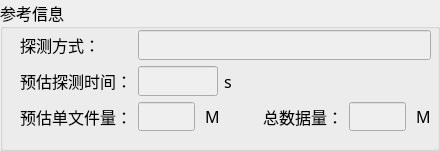
     <widget class="QGroupBox" name="groupBox_7">
      <property name="minimumSize">
       <size>
        <width>0</width>
        <height>151</height>
       </size>
      </property>
      <property name="font">
       <font>
        <family>微软雅黑</family>
        <pointsize>12</pointsize>
       </font>
      </property>
      <property name="title">
       <string>参考信息</string>
      </property>
      <widget class="QLabel" name="label_22">
       <property name="geometry">
        <rect>
         <x>200</x>
         <y>70</y>
         <width>21</width>
         <height>21</height>
        </rect>
       </property>
       <property name="text">
        <string> s</string>
       </property>
      </widget>
      <widget class="QWidget" name="layoutWidget">
       <property name="geometry">
        <rect>
         <x>20</x>
         <y>30</y>
         <width>411</width>
         <height>101</height>
        </rect>
       </property>
       <layout class="QVBoxLayout" name="verticalLayout_2">
        <item>
         <layout class="QHBoxLayout" name="horizontalLayout_2">
          <item>
           <widget class="QLabel" name="label_40">
            <property name="sizePolicy">
             <sizepolicy hsizetype="Minimum" vsizetype="Preferred">
              <horstretch>0</horstretch>
              <verstretch>0</verstretch>
             </sizepolicy>
            </property>
            <property name="minimumSize">
             <size>
              <width>112</width>
              <height>0</height>
             </size>
            </property>
            <property name="font">
             <font>
              <family>微软雅黑</family>
              <pointsize>12</pointsize>
              <weight>50</weight>
              <bold>false</bold>
             </font>
            </property>
            <property name="text">
             <string>探测方式：</string>
            </property>
           </widget>
          </item>
          <item>
           <widget class="QLineEdit" name="lineEdit_detectDir">
            <property name="enabled">
             <bool>false</bool>
            </property>
            <property name="focusPolicy">
             <enum>Qt::StrongFocus</enum>
            </property>
            <property name="contextMenuPolicy">
             <enum>Qt::DefaultContextMenu</enum>
            </property>
            <property name="text">
             <string/>
            </property>
            <property name="frame">
             <bool>true</bool>
            </property>
           </widget>
          </item>
         </layout>
        </item>
        <item>
         <layout class="QHBoxLayout" name="horizontalLayout_3">
          <item>
           <widget class="QLabel" name="label_41">
            <property name="sizePolicy">
             <sizepolicy hsizetype="Minimum" vsizetype="Preferred">
              <horstretch>0</horstretch>
              <verstretch>0</verstretch>
             </sizepolicy>
            </property>
            <property name="minimumSize">
             <size>
              <width>112</width>
              <height>0</height>
             </size>
            </property>
            <property name="font">
             <font>
              <family>微软雅黑</family>
              <pointsize>12</pointsize>
              <weight>50</weight>
              <bold>false</bold>
             </font>
            </property>
            <property name="text">
             <string>预估探测时间：</string>
            </property>
           </widget>
          </item>
          <item>
           <widget class="QLineEdit" name="lineEdit_totalTime">
            <property name="enabled">
             <bool>false</bool>
            </property>
            <property name="maximumSize">
             <size>
              <width>80</width>
              <height>16777215</height>
             </size>
            </property>
            <property name="text">
             <string/>
            </property>
           </widget>
          </item>
          <item>
           <widget class="QLabel" name="label_8">
            <property name="sizePolicy">
             <sizepolicy hsizetype="Maximum" vsizetype="Preferred">
              <horstretch>0</horstretch>
              <verstretch>0</verstretch>
             </sizepolicy>
            </property>
            <property name="text">
             <string>s</string>
            </property>
           </widget>
          </item>
          <item>
           <spacer name="horizontalSpacer_3">
            <property name="orientation">
             <enum>Qt::Horizontal</enum>
            </property>
            <property name="sizeHint" stdset="0">
             <size>
              <width>40</width>
              <height>20</height>
             </size>
            </property>
           </spacer>
          </item>
         </layout>
        </item>
        <item>
         <layout class="QHBoxLayout" name="horizontalLayout_4">
          <item>
           <widget class="QLabel" name="label_42">
            <property name="sizePolicy">
             <sizepolicy hsizetype="Minimum" vsizetype="Preferred">
              <horstretch>0</horstretch>
              <verstretch>0</verstretch>
             </sizepolicy>
            </property>
            <property name="minimumSize">
             <size>
              <width>112</width>
              <height>0</height>
             </size>
            </property>
            <property name="maximumSize">
             <size>
              <width>120</width>
              <height>16777215</height>
             </size>
            </property>
            <property name="font">
             <font>
              <family>微软雅黑</family>
              <pointsize>12</pointsize>
              <weight>50</weight>
              <bold>false</bold>
             </font>
            </property>
            <property name="text">
             <string>预估单文件量：</string>
            </property>
           </widget>
          </item>
          <item>
           <widget class="QLineEdit" name="lineEdit_sglfilesize">
            <property name="enabled">
             <bool>false</bool>
            </property>
            <property name="sizePolicy">
             <sizepolicy hsizetype="Maximum" vsizetype="Fixed">
              <horstretch>0</horstretch>
              <verstretch>0</verstretch>
             </sizepolicy>
            </property>
            <property name="minimumSize">
             <size>
              <width>0</width>
              <height>0</height>
             </size>
            </property>
            <property name="maximumSize">
             <size>
              <width>60</width>
              <height>16777215</height>
             </size>
            </property>
            <property name="contextMenuPolicy">
             <enum>Qt::PreventContextMenu</enum>
            </property>
            <property name="text">
             <string/>
            </property>
            <property name="readOnly">
             <bool>false</bool>
            </property>
           </widget>
          </item>
          <item>
           <widget class="QLabel" name="label_7">
            <property name="sizePolicy">
             <sizepolicy hsizetype="Maximum" vsizetype="Preferred">
              <horstretch>0</horstretch>
              <verstretch>0</verstretch>
             </sizepolicy>
            </property>
            <property name="text">
             <string> M</string>
            </property>
           </widget>
          </item>
          <item>
           <spacer name="horizontalSpacer_2">
            <property name="orientation">
             <enum>Qt::Horizontal</enum>
            </property>
            <property name="sizeHint" stdset="0">
             <size>
              <width>40</width>
              <height>20</height>
             </size>
            </property>
           </spacer>
          </item>
          <item>
           <widget class="QLabel" name="label_43">
            <property name="sizePolicy">
             <sizepolicy hsizetype="Maximum" vsizetype="Preferred">
              <horstretch>0</horstretch>
              <verstretch>0</verstretch>
             </sizepolicy>
            </property>
            <property name="maximumSize">
             <size>
              <width>80</width>
              <height>16777215</height>
             </size>
            </property>
            <property name="font">
             <font>
              <family>微软雅黑</family>
              <pointsize>12</pointsize>
              <weight>50</weight>
              <bold>false</bold>
             </font>
            </property>
            <property name="text">
             <string>总数据量：</string>
            </property>
           </widget>
          </item>
          <item>
           <widget class="QLineEdit" name="lineEdit_totalsize">
            <property name="enabled">
             <bool>false</bool>
            </property>
            <property name="sizePolicy">
             <sizepolicy hsizetype="Maximum" vsizetype="Fixed">
              <horstretch>0</horstretch>
              <verstretch>0</verstretch>
             </sizepolicy>
            </property>
            <property name="minimumSize">
             <size>
              <width>0</width>
              <height>0</height>
             </size>
            </property>
            <property name="maximumSize">
             <size>
              <width>60</width>
              <height>16777215</height>
             </size>
            </property>
            <property name="text">
             <string/>
            </property>
           </widget>
          </item>
          <item>
           <widget class="QLabel" name="label_13">
            <property name="sizePolicy">
             <sizepolicy hsizetype="Maximum" vsizetype="Preferred">
              <horstretch>0</horstretch>
              <verstretch>0</verstretch>
             </sizepolicy>
            </property>
            <property name="text">
             <string> M</string>
            </property>
           </widget>
          </item>
         </layout>
        </item>
       </layout>
      </widget>
      <zorder>label_22</zorder>
      <zorder>layoutWidget</zorder>
      <zorder>tabWidget</zorder>
     </widget>
